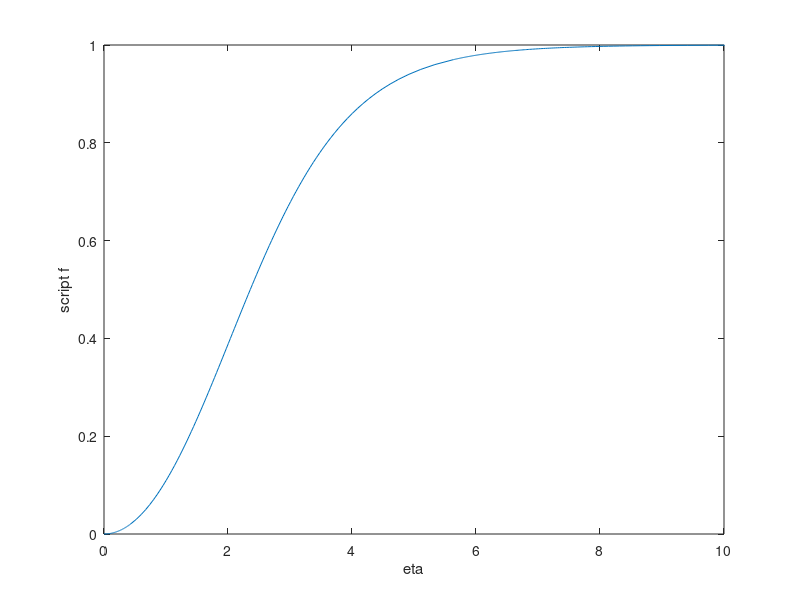

The MATLAB source for this figure: (Note: this script raises an error after producing the figure.)
%% Final Project
% Alden "Mac" Lamp, Eric Kostoss, Nathan Orsini; 11-25-2019
%% init
clear all
%% I
nu=1.5e-5; rho=1.2;%[m^2/s]; [kg/m^3] with laminar valued Reynolds Number
%nondimensional y: eta=y/x*(Re^.25); velocity: df/d'eta = u/Uo
%Uo/Ui = 4/(Re^.5) to ODE  d3f/d'eta^3 + f*d2f/d'eta^2 + 2*(df/d'eta)^2 = 0
%for eta=0, f=df/d'eta=0;  for eta=H=10, df/d'eta=d2f/d'eta^2 = 0
%% I.a
% implicit solution given as
eta=@(f) log(sqrt(1+sqrt(f)+f)./(1-sqrt(f)))+...
    sqrt(3)*atan(sqrt(3.*f)./(2+sqrt(f)));
f=[linspace(0,.0198),linspace(.02,.97,96),linspace(.9701,.9999,150)];
etaf=eta(f);%346 elements
figure(1); plot(etaf,f); xlim([0,10]); xlabel('eta'); ylabel('script f')
%% I.b
% derivative
detaf=[diffc2(etaf(1:100),.0002); diffc2(etaf(101:196),.01);...
    diffc2(etaf(197:346),.0002)]; df=1./detaf;
figure(2); plot(etaf,df); xlim([0,10]);
xlabel('eta'); ylabel('derivative script f')
%% I.c
% derivative and proving the thing
dtf=[diffc2(df(1:100),.0002); diffc2(df(101:196),.01);...
    diffc2(df(197:346),.0002)];
figure(3); plot(etaf,dtf); xlim([0,10]);
xlabel('eta'); ylabel('second derivative script f')